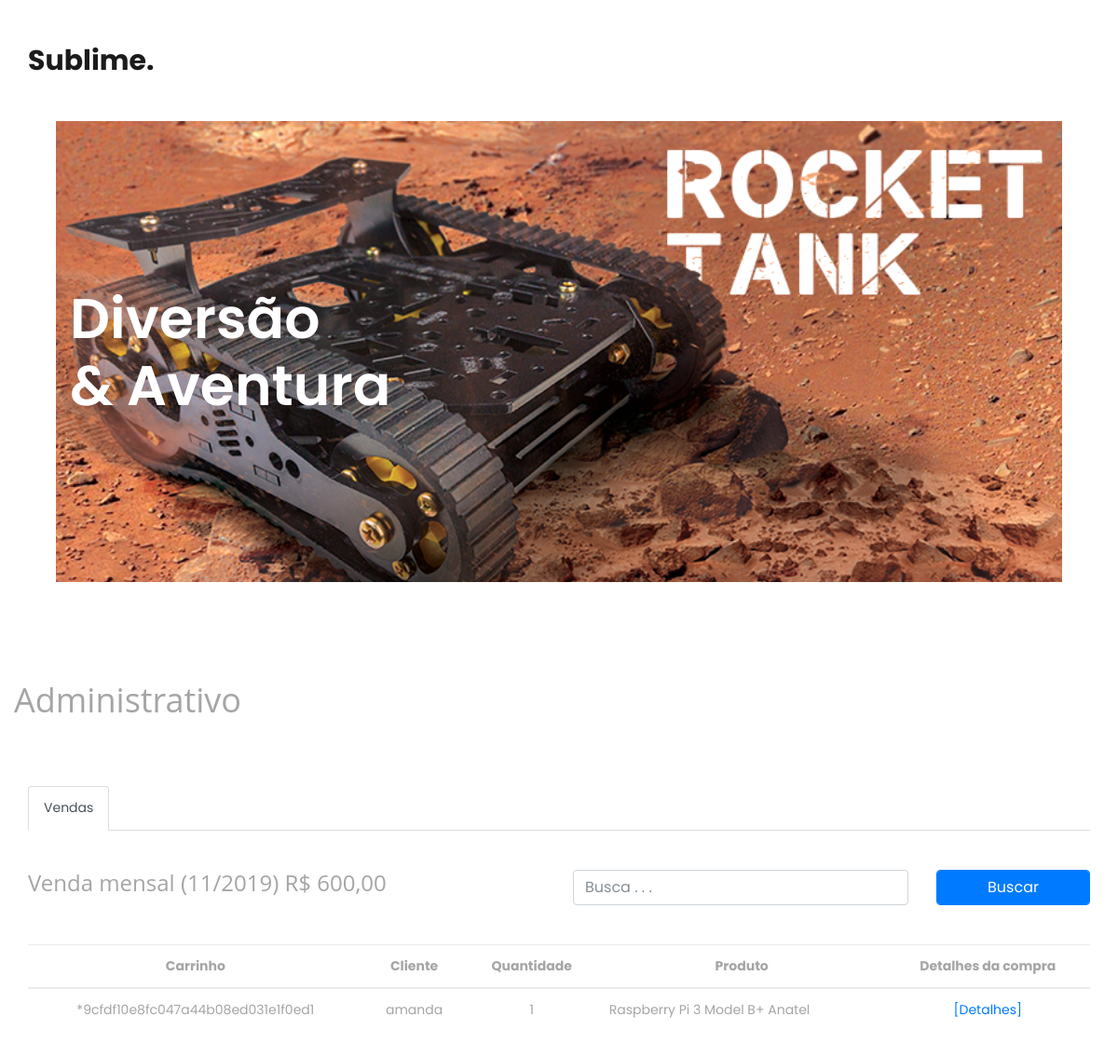
The page /vendas.php on the database its author committed.
### tables this page shows
CREATE TABLE `produtos_vendidos` (
  `id_produto_vendido` int(11) NOT NULL,
  `id_produto` int(11) NOT NULL,
  `vendas` int(11) NOT NULL,
  `quantidade` int(11) NOT NULL,
  `cliente` int(11) NOT NULL,
  `carrinho` varchar(40) NOT NULL
);

CREATE TABLE `produtos` (
  `id` int(11) NOT NULL,
  `part_number` varchar(5) NOT NULL,
  `nome_prod` varchar(150) NOT NULL,
  `valor_prod` decimal(10,2) NOT NULL,
  `estoque_quant` int(11) NOT NULL,
  `descricao` varchar(1000) NOT NULL,
  `imagem` varchar(100) DEFAULT NULL,
  `date_create` datetime NOT NULL,
  `date_last_update` datetime NOT NULL,
  `promocao` varchar(15) NOT NULL
);

### vendas.php (the view, shortened to what this page needs)
<!DOCTYPE html>
<?php
include('rotas/conect.php');
?>
<html lang="pt-br">
<head>
	<link rel="stylesheet" type="text/css" href="styles/bootstrap4/bootstrap.min.css">
	<link href="plugins/font-awesome-4.7.0/css/font-awesome.min.css" rel="stylesheet" type="text/css">
	<link rel="stylesheet" type="text/css" href="plugins/OwlCarousel2-2.2.1/owl.carousel.css">
	<link rel="stylesheet" type="text/css" href="plugins/OwlCarousel2-2.2.1/owl.theme.default.css">
	<link rel="stylesheet" type="text/css" href="plugins/OwlCarousel2-2.2.1/animate.css">
	<link rel="stylesheet" type="text/css" href="styles/categories.css">
	<link rel="stylesheet" type="text/css" href="styles/categories_responsive.css">
</head>
<body>
	<div class="super_container">
		<header class="header">
			<div class="header_container">
				<div class="container">
					<div class="row">
						<div class="col">
							<div class="header_content d-flex flex-row align-items-center justify-content-start">
								<div class="logo"><a href="index.php">Sublime.</a></div>
							</div>
						</div>
					</div>
				</div>
			</div>
			<div class="search_panel trans_300">
				<div class="container">
					<div class="row">
						<div class="col">
							<div class="search_panel_content d-flex flex-row align-items-center justify-content-end">
								<form action="#">
								</form>
							</div>
						</div>
					</div>
				</div>
			</div>
		</header>
		<div class="home">
			<div class="home_container">
				<div class="home_background" style="background-image:url(images/img1.png)"></div>
				<div class="home_content_container">
					<div class="container">
						<div class="row">
							<div class="col">
								<div class="home_content">
									<div class="home_title">Diversão <br>& Aventura </div>
								</div>
							</div>
						</div>
					</div>
				</div>
			</div>
		</div>
		<br>
		<br>
		<br>
		<br>
		<br>
		<div class="container">
			<div class="row">
				<h2>Administrativo</h2>
			</div>
		</div>
		<br>
		<br>
		<br>
		<?php
			$query = $mysqli->query("
				select a.cliente, a.carrinho, a.quantidade, b.nome_prod, c.nome_cli, d.data from produtos_vendidos a
				join produtos b
				on id_produto = id
				join login_cli c
				on cliente = id_cli
				join vendas d
				on vendas = id_vendas
				order by data
				");
		 ?>
		<section id="card1">
			<div class="container">
				<ul class="nav nav-tabs">
					<li class="nav-item">
						<p class="nav-link active">Vendas</p>
					</li>
				</ul>
			</div>
			<br>
			<br>
			<form method="POST" action="vendas.php">
				<div class="container">
					<div class="row">
						<div class="col-md-6">
							<h3>
								<?php
									echo "Venda mensal (11/2019) R$ 600,00";
								 ?>
							</h3>
						</div>
						<div class="col-md-4">
							<input type="search" class="form-control" name="nome" placeholder="Busca . . .">
						</div>
						<div class="col-md-2">
							<input type="submit" class="form-control btn btn-primary" name="btn_search" value="Buscar" style="color:white;">
						</div>
					</div>
				</div>
			</form>
			<br>
			<br>
			<div class="container">
				<table class="table table-hover">
					<thead class="text-center">
						<tr>
							<th scope="col">Carrinho</th>
							<th scope="col">Cliente</th>
							<th scope="col">Quantidade</th>
							<th scope="col">Produto</th>
							<th scope="col">Detalhes da compra</th>
						</tr>
					</thead>
					<tbody>
						<?php
						while ($tabela=$query->fetch_assoc()) {
							echo "
							<tr>
								<td align='center'>$tabela[carrinho]</td>
								<td align='center'>$tabela[nome_cli]</td>
								<td align='center'>$tabela[quantidade]</td>
								<td align='center' class='text-left'>$tabela[nome_prod]</td>
								<td align='center'><a href='historico.php?idCliente=$tabela[cliente]'>[Detalhes]</a></td>
							</tr>
							";
						}
						?>
					</tbody>
				</table>
			</div>
		</section>
		<div class="footer_overlay"></div>
	</div>
</body>
</html>

### styles/categories.css (style rules this page uses)
* { margin: 0; padding: 0; -webkit-font-smoothing: antialiased; -webkit-text-shadow: rgba(0,0,0,.01) 0 0 1px; text-shadow: rgba(0,0,0,.01) 0 0 1px; }
body { font-family: 'Poppins', sans-serif; font-size: 14px; font-weight: 400; background: #FFFFFF; color: #a5a5a5; }
div { display: block; position: relative; -webkit-box-sizing: border-box; -moz-box-sizing: border-box; box-sizing: border-box; }
ul { list-style: none; margin-bottom: 0px; }
p { font-family: 'Poppins', sans-serif; font-size: 14px; line-height: 2.14; font-weight: 400; color: #6c6a74; -webkit-font-smoothing: antialiased; -webkit-text-shadow: rgba(0,0,0,.01) 0 0 1px; text-shadow: rgba(0,0,0,.01) 0 0 1px; }
p:last-of-type { margin-bottom: 0; }
a, a:hover, a:visited, a:active, a:link { text-decoration: none; -webkit-font-smoothing: antialiased; -webkit-text-shadow: rgba(0,0,0,.01) 0 0 1px; text-shadow: rgba(0,0,0,.01) 0 0 1px; }
h2 { font-size: 36px; }
h3 { font-size: 24px; }
h1, h2, h3, h4, h5, h6 { font-family: 'Open Sans', sans-serif; -webkit-font-smoothing: antialiased; -webkit-text-shadow: rgba(0,0,0,.01) 0 0 1px; text-shadow: rgba(0,0,0,.01) 0 0 1px; }
.form-control { color: #db5246; }
section { display: block; position: relative; box-sizing: border-box; }
.trans_300 { -webkit-transition: all 300ms ease; -moz-transition: all 300ms ease; -ms-transition: all 300ms ease; -o-transition: all 300ms ease; transition: all 300ms ease; }
.super_container { width: 100%; overflow: hidden; }
.header { display: block; position: fixed; top: 0; left: 0; width: 100%; z-index: 100; }
.header_container { width: 100%; z-index: 1; background: #FFFFFF; }
.header_content { width: 100%; height: 130px; -webkit-transition: all 200ms ease; -moz-transition: all 200ms ease; -ms-transition: all 200ms ease; -o-transition: all 200ms ease; transition: all 200ms ease; }
.logo a { font-size: 30px; font-weight: 700; color: #1b1b1b; -webkit-transition: all 200ms ease; -moz-transition: all 200ms ease; -ms-transition: all 200ms ease; -o-transition: all 200ms ease; transition: all 200ms ease; }
.search_panel { position: absolute; left: 0; bottom: 0; width: 100%; background: #e4e4e4; z-index: -1; }
.search_panel_content { height: 80px; }
.home { width: 100%; height: 625px; background: #FFFFFF; z-index: 2; padding-top: 130px; padding-left: 60px; padding-right: 60px; }
.home_container { width: 100%; height: 100%; }
.home_background { position: absolute; top: 0; left: 0; width: 100%; height: 100%; background-repeat: no-repeat; background-size: cover; }
.home_content_container { position: absolute; top: 50%; left: 0; -webkit-transform: translateY(-50%); -moz-transform: translateY(-50%); -ms-transform: translateY(-50%); -o-transform: translateY(-50%); transform: translateY(-50%); width: 100%; }
.home_content { width: 580px; }
.home_title { font-size: 60px; font-weight: 600; color: #FFFFFF; line-height: 1.2; }
.footer_overlay { width: 100%; height: 129px; background: transparent; z-index: 1; }

### rows shown on the page
produtos_vendidos: carrinho "*9cfdf10e8fc047a44b08ed031e1f0ed1", cliente.nome_cli "amanda", quantidade "1", id_produto.nome_prod "Raspberry Pi 3 Model B+ Anatel"
